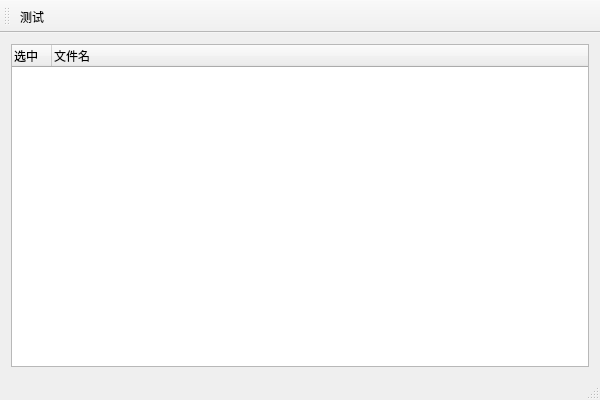
<?xml version="1.0" encoding="UTF-8"?>
<ui version="4.0">
 <class>TTest12_7AClass</class>
 <widget class="QMainWindow" name="TTest12_7AClass">
  <property name="geometry">
   <rect>
    <x>0</x>
    <y>0</y>
    <width>600</width>
    <height>400</height>
   </rect>
  </property>
  <property name="windowTitle">
   <string>TTest12_7A</string>
  </property>
  <widget class="QWidget" name="centralWidget">
   <layout class="QVBoxLayout" name="verticalLayout">
    <item>
     <widget class="QTreeWidget" name="treeWidget">
      <attribute name="headerDefaultSectionSize">
       <number>40</number>
      </attribute>
      <column>
       <property name="text">
        <string>选中</string>
       </property>
      </column>
      <column>
       <property name="text">
        <string>文件名</string>
       </property>
      </column>
     </widget>
    </item>
   </layout>
  </widget>
  <widget class="QToolBar" name="mainToolBar">
   <attribute name="toolBarArea">
    <enum>TopToolBarArea</enum>
   </attribute>
   <attribute name="toolBarBreak">
    <bool>false</bool>
   </attribute>
   <addaction name="actionDirlist"/>
  </widget>
  <widget class="QStatusBar" name="statusBar"/>
  <action name="actionDirlist">
   <property name="text">
    <string>测试</string>
   </property>
  </action>
 </widget>
 <layoutdefault spacing="6" margin="11"/>
 <resources>
  <include location="TTest12_7A.qrc"/>
 </resources>
 <connections/>
</ui>
